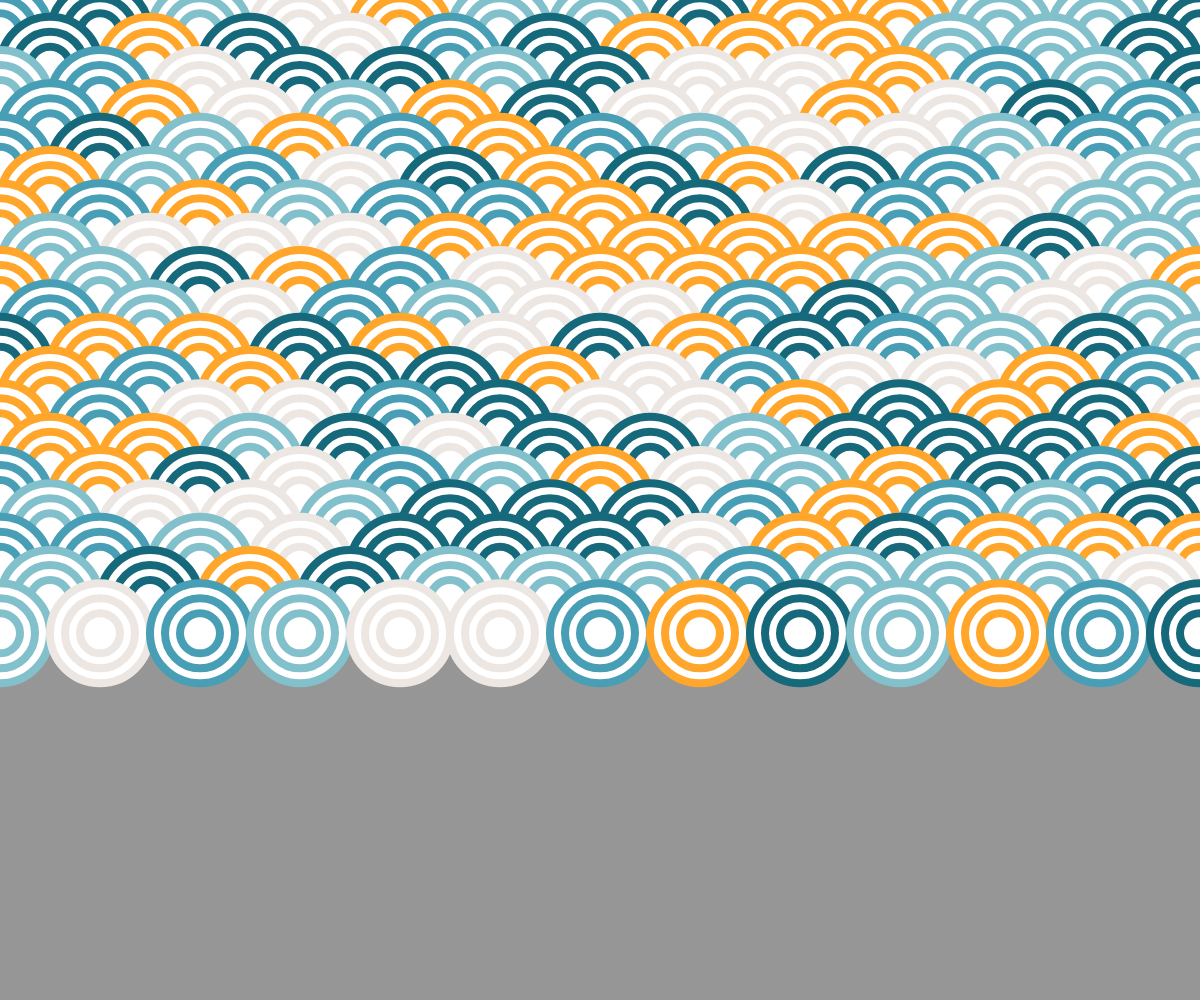
Frame 1 (no input)
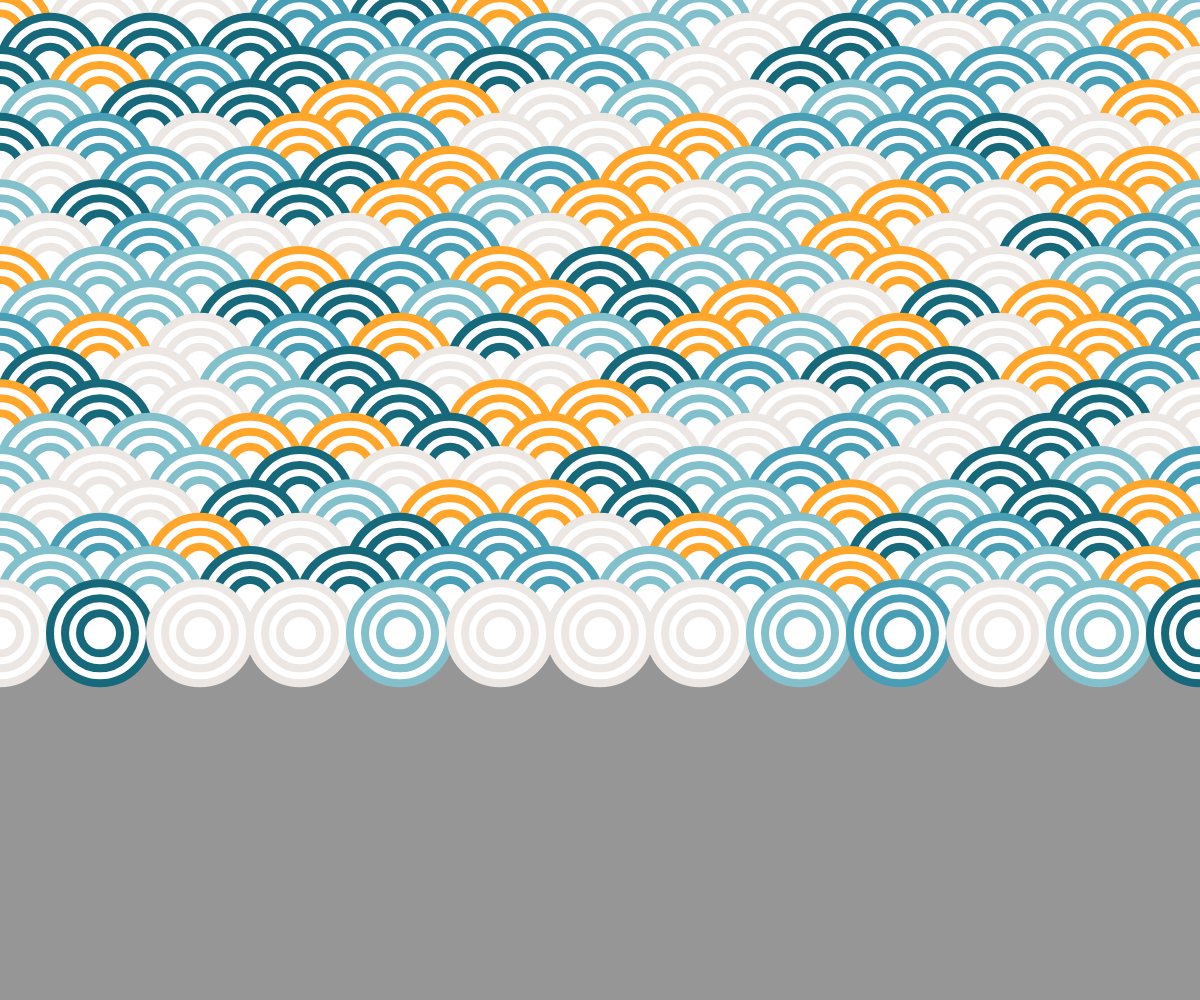
Frame 2 (the mouse pressed at the canvas centre, redrawn once)

The p5.js sketch that drew these frames (run headless with seeded random() and noise() and a simulated clock; the mouse was pressed at the canvas centre and the sketch redrawn once):

// p5.js sketch
// ── sketch.js
"use strict";
//==========
// p5.js

function setup(){
	createCanvas(windowWidth, windowHeight);
	noLoop();
}

function draw(){
	
	let colors = [];
	colors.push(color(22, 105, 122));
	colors.push(color(72, 159, 181));
	colors.push(color(130, 192, 204));
	colors.push(color(237, 231, 227));
	colors.push(color(255, 166, 43));

	background(150);
	fill(255);

	let l = colors.length;
	let s = 100;

	for(let a=0; a<20; a++){
		for(let b=0; b<20; b++){
			let rdm = random(l);
			let index = floor(rdm);
			let c = colors[index];
			stroke(c);
			strokeWeight(8);
			let x = b * s;
			let y = a * s / 3;
			let odd = a % 2;
			if(odd == 0){
				x += s / 2;
			}
			circle(x, y, 100);
			circle(x, y, 70);
			circle(x, y, 40);
		}
	}
}
